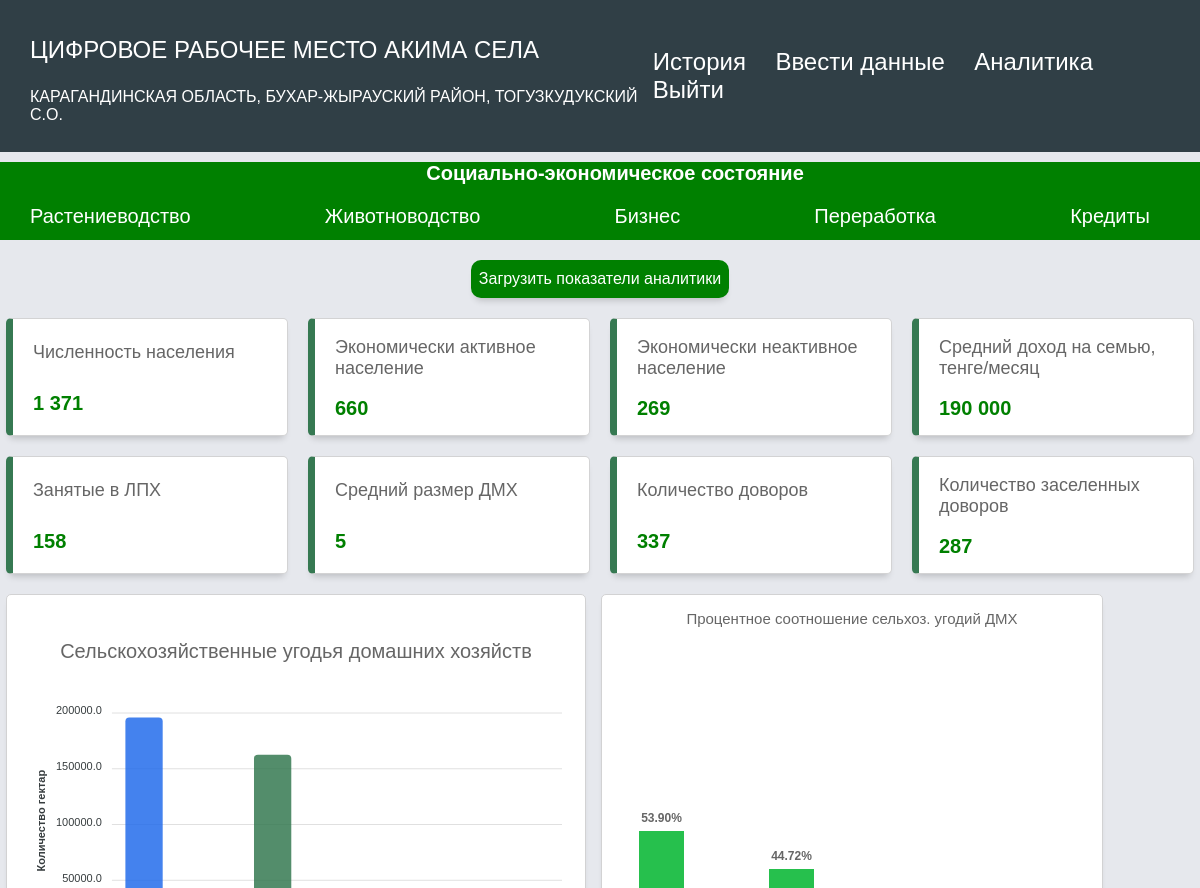
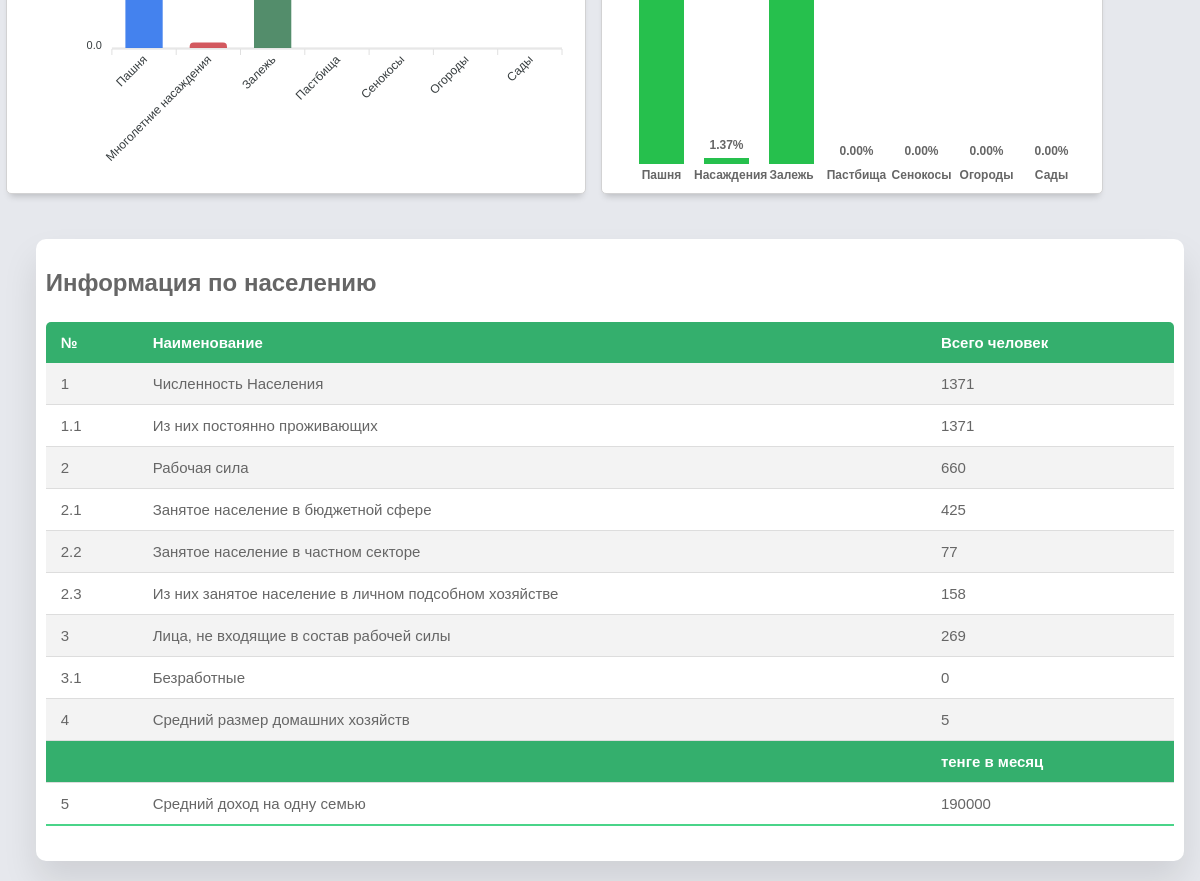
Before: /dashboard_soc1 (signed in) with the older database file (2 pictures, top to bottom).
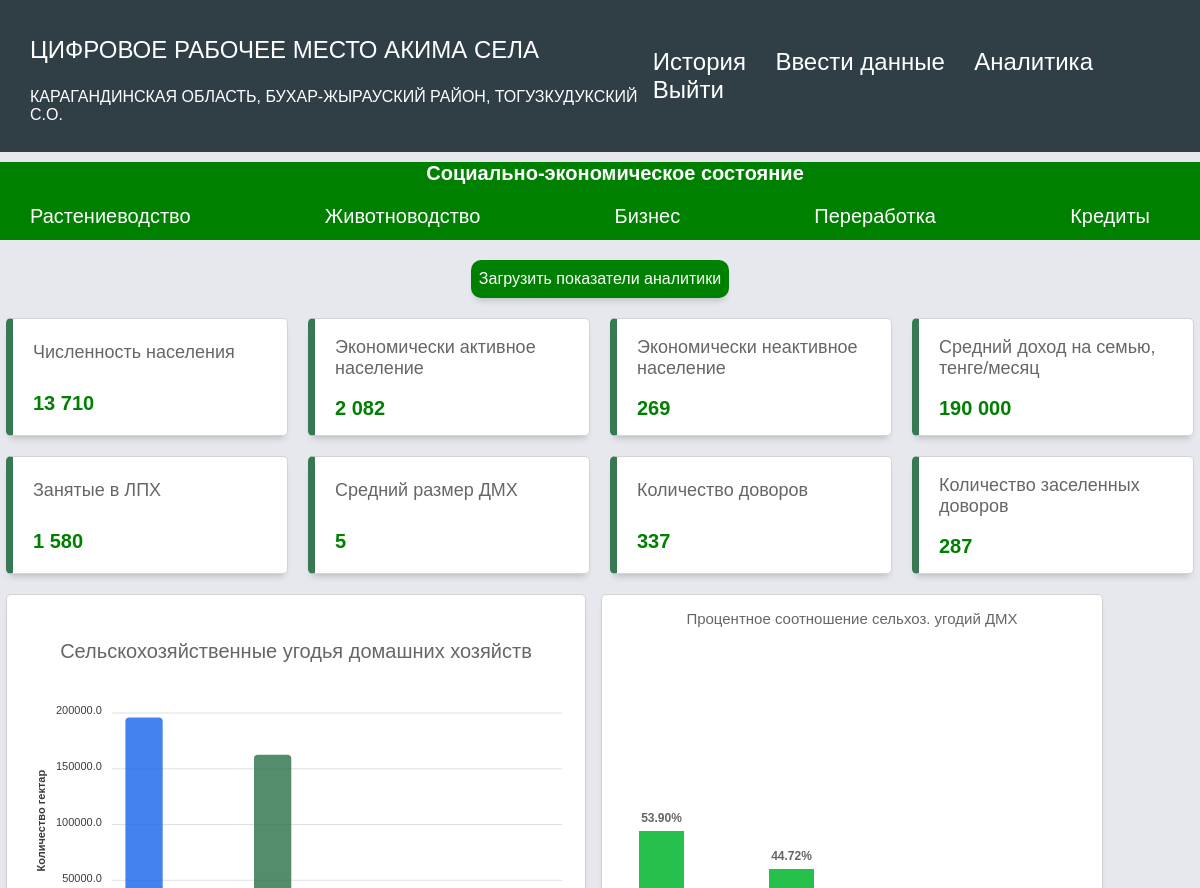
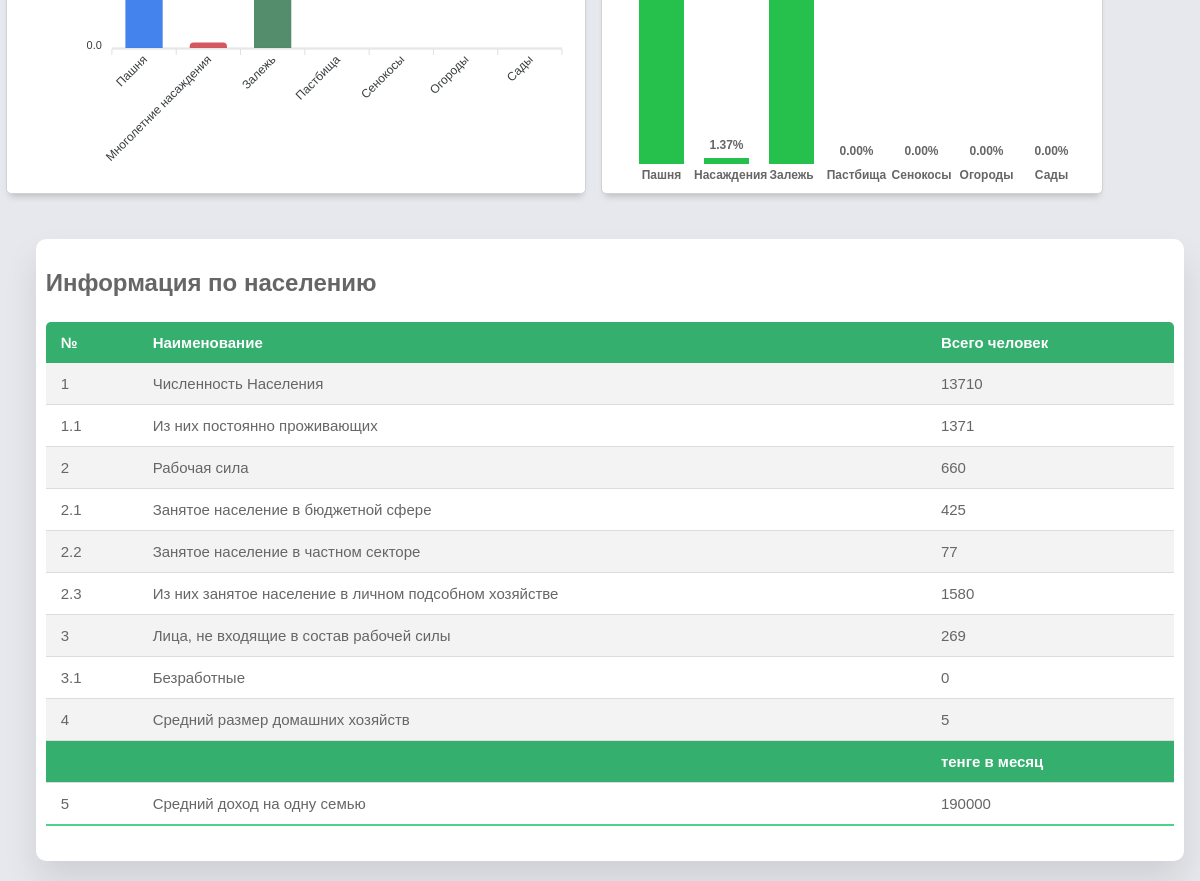
After: the same page with the newer database file (2 pictures, top to bottom).
### app/models.py (models this page shows)
class Form(db.Model):
   id = db.Column(db.Integer, primary_key = True)
   user_id = db.Column(db.Integer, db.ForeignKey('user.id'))
   user = relationship("User",backref="forms")
   kato_2 = db.Column(db.String(1024))
   kato_2_name = db.Column(db.String(1024))
   kato_4 = db.Column(db.String(1024))
   kato_4_name = db.Column(db.String(1024))
   kato_6 = db.Column(db.String(1024))
   kato_6_name = db.Column(db.String(1024))
   form_year = db.Column(db.String(1024))
   labour_population = db.Column(db.BigInteger)
   labour_constant_population = db.Column(db.BigInteger)
   labour_labour = db.Column(db.BigInteger)
   labour_government_workers = db.Column(db.BigInteger)
   labour_private_labour = db.Column(db.BigInteger)
   labour_private_ogorod = db.Column(db.BigInteger)
   labour_total_econ_inactive_population = db.Column(db.BigInteger)
   labour_unemployed = db.Column(db.BigInteger)
   labour_household_size = db.Column(db.BigInteger)
   labour_average_income_family = db.Column(db.BigInteger)
   house_total_dvor = db.Column(db.BigInteger)
   house_zaselen_dvor = db.Column(db.BigInteger)
   dh_count = db.Column(db.BigInteger)
   dx_number_ogorodov = db.Column(db.BigInteger)
   dx_cx_land = db.Column(db.Numeric(30, 1))
   dx_pashnya = db.Column(db.Numeric(30, 1))
   dx_mnogoletnie = db.Column(db.Numeric(30, 1))
   dx_zelej = db.Column(db.Numeric(30, 1))
   dx_pastbishe = db.Column(db.Numeric(30, 1))
   dx_senokosy = db.Column(db.Numeric(30, 1))
   dx_ogorody = db.Column(db.Numeric(30, 1))
   dx_sad = db.Column(db.Numeric(30, 1))
   dx_urojai = db.Column(db.Numeric(30, 1))
   dx_cucumber = db.Column(db.Numeric(30, 1))
   dx_tomato = db.Column(db.Numeric(30, 1))
   dx_potato = db.Column(db.Numeric(30, 1))
   dx_kapusta = db.Column(db.Numeric(30, 1))
   dx_carrot = db.Column(db.Numeric(30, 1))
   dx_svekla = db.Column(db.Numeric(30, 1))
   dx_sweet_peper = db.Column(db.Numeric(30, 1))
   dx_baklajan = db.Column(db.Numeric(30, 1))
   dx_kabachek = db.Column(db.Numeric(30, 1))
   dx_onion = db.Column(db.Numeric(30, 1))
   dx_chesnok = db.Column(db.Numeric(30, 1))
   dx_redis = db.Column(db.Numeric(30, 1))
   dx_korm = db.Column(db.Numeric(30, 1))
   dx_fruits = db.Column(db.Numeric(30, 1))
   kx_amount = db.Column(db.BigInteger)
   kz_cx_land = db.Column(db.Numeric(30, 1))
   kx_pansya = db.Column(db.Numeric(30, 1))
   kx_mnogoletnie = db.Column(db.Numeric(30, 1))
   kx_zelej = db.Column(db.Numeric(30, 1))
   kx_pastbishe = db.Column(db.Numeric(30, 1))
   kx_senokosy = db.Column(db.Numeric(30, 1))
   kx_urojai = db.Column(db.Numeric(30, 1))
   kx_zerno = db.Column(db.Numeric(30, 1))
   kx_rice = db.Column(db.Numeric(30, 1))
   kx_maslichnye = db.Column(db.Numeric(30, 1))
   kx_korm = db.Column(db.Numeric(30, 1))
   kx_mnogoletnie_derevo = db.Column(db.Numeric(30, 1))
   kz_cx_land_reserve = db.Column(db.Numeric(30, 1))
   kx_pansya_reserve = db.Column(db.Numeric(30, 1))
   kx_mnogoletnie_reserve = db.Column(db.Numeric(30, 1))
   kx_zelej_reserve = db.Column(db.Numeric(30, 1))
   kx_pastbishe_reserve = db.Column(db.Numeric(30, 1))
   kx_senokosy_reserve = db.Column(db.Numeric(30, 1))
   infrastructure_polivochnaya_sistema_ = db.Column(db.BigInteger)
   infrastructure_polivochnaya_sistema_isused = db.Column(db.BigInteger)
   infrastructure_polivy = db.Column(db.Numeric(30, 1))
   infrastructure_mtm = db.Column(db.BigInteger)
   infrastructure_mtm_isused = db.Column(db.BigInteger)
   infrastructure_slad = db.Column(db.BigInteger)
   infrastructure_slad_isused = db.Column(db.BigInteger)
   infrastructure_garage = db.Column(db.BigInteger)
   infrastructure_garage_isused = db.Column(db.BigInteger)
   infrastructure_cycsterny = db.Column(db.BigInteger)
   infrastructure_cycsterny_isused = db.Column(db.BigInteger)
   infrastructure_transformator = db.Column(db.BigInteger)
   infrastructure_transformator_isused = db.Column(db.BigInteger)
   specialization_rastenivodstvo = db.Column(db.String(1024))
   specialization_rastenivodstvo_value = db.Column(db.Numeric(30, 1))
   animal_dvor = db.Column(db.BigInteger)
   animal_skot_bird = db.Column(db.BigInteger)
   animal_cx_land = db.Column(db.Numeric(30, 1))
   animal_pashnya = db.Column(db.Numeric(30, 1))
   animal_mnogolet = db.Column(db.Numeric(30, 1))
   animal_zalej = db.Column(db.Numeric(30, 1))
   animal_pastbisha = db.Column(db.Numeric(30, 1))
   animal_senokos = db.Column(db.Numeric(30, 1))
   animal_ogorod = db.Column(db.Numeric(30, 1))
   animal_sad = db.Column(db.Numeric(30, 1))
   animal_krs_milk = db.Column(db.BigInteger)
   animal_krs_meat = db.Column(db.BigInteger)
   animal_sheep = db.Column(db.BigInteger)
   animal_kozel = db.Column(db.BigInteger)
   animal_horse = db.Column(db.BigInteger)
   animal_camel = db.Column(db.BigInteger)
   animal_pig = db.Column(db.BigInteger)
   animal_chicken = db.Column(db.BigInteger)
   animal_gusi = db.Column(db.BigInteger)
   animal_duck = db.Column(db.BigInteger)
   animal_induk = db.Column(db.BigInteger)
   animal_mik_total = db.Column(db.Numeric(30, 1))
   animal_milk_cow = db.Column(db.Numeric(30, 1))
   animal_milkrate_cow = db.Column(db.Numeric(30, 1))
   animal_mil_kozel = db.Column(db.Numeric(30, 1))
   animal_milrate_kozel = db.Column(db.Numeric(30, 1))
   animal_milk_horse = db.Column(db.Numeric(30, 1))
   animal_milkrate_horse = db.Column(db.Numeric(30, 1))
   animal_milk_camel = db.Column(db.Numeric(30, 1))
   animal_milkrate_camel = db.Column(db.Numeric(30, 1))
   animal_meat_total = db.Column(db.Numeric(30, 1))
   animal_meat_cow = db.Column(db.Numeric(30, 1))
   animal_meat_sheep = db.Column(db.Numeric(30, 1))
   animal_meat_horse = db.Column(db.Numeric(30, 1))
   animal_meat_pig = db.Column(db.Numeric(30, 1))
   animal_meat_camel = db.Column(db.Numeric(30, 1))
   animal_meat_chicken = db.Column(db.Numeric(30, 1))
   animal_meat_duck = db.Column(db.Numeric(30, 1))
   animal_meat_gusi = db.Column(db.Numeric(30, 1))
   animal_egg_total = db.Column(db.BigInteger)
   animal_egg_chicken = db.Column(db.BigInteger)
   animal_egg_gusi = db.Column(db.BigInteger)
   animal_egg_perepel = db.Column(db.BigInteger)
   animal_transformator = db.Column(db.BigInteger)
   animal_transformator_isused = db.Column(db.BigInteger)
   specialization_animal = db.Column(db.String(1024))
   specialization_animal_value = db.Column(db.Numeric(30, 1))
   noncx_sto = db.Column(db.BigInteger)
   noncx_sto_needs = db.Column(db.BigInteger)
   noncx_kindergarden = db.Column(db.BigInteger)
   noncx_kindergarden_needs = db.Column(db.BigInteger)
   noncx_souvenier = db.Column(db.BigInteger)
   noncx_souvenier_needs = db.Column(db.BigInteger)
   noncx_pc_service = db.Column(db.BigInteger)
   noncx_pc_service_needs = db.Column(db.BigInteger)
   noncx_store = db.Column(db.BigInteger)
   noncx_store_needs = db.Column(db.BigInteger)
   noncx_remont_bytovoi_tech = db.Column(db.BigInteger)
   noncx_remont_bytovoi_tech_needs = db.Column(db.BigInteger)
   noncx_metal = db.Column(db.BigInteger)
   noncx_metal_needs = db.Column(db.BigInteger)
   noncx_accounting = db.Column(db.BigInteger)
   noncx_accounting_needs = db.Column(db.BigInteger)
   noncx_photo = db.Column(db.BigInteger)
   noncx_photo_needs = db.Column(db.BigInteger)
   noncx_turism = db.Column(db.BigInteger)
   noncx_turism_needs = db.Column(db.BigInteger)
   noncx_rent = db.Column(db.BigInteger)
   noncx_rent_needs = db.Column(db.BigInteger)
   noncx_cargo = db.Column(db.BigInteger)
   noncx_cargo_needs = db.Column(db.BigInteger)
   noncx_massage = db.Column(db.BigInteger)
   noncx_massage_needs = db.Column(db.BigInteger)
   noncx_foodcourt = db.Column(db.BigInteger)
   noncx_foodcourt_needs = db.Column(db.BigInteger)
   noncx_cleaning = db.Column(db.BigInteger)
   noncx_cleaning_needs = db.Column(db.BigInteger)
   noncx_beuty = db.Column(db.BigInteger)
   noncx_beuty_needs = db.Column(db.BigInteger)
   noncx_carwash = db.Column(db.BigInteger)
   noncx_carwash_needs = db.Column(db.BigInteger)
   noncx_atelie = db.Column(db.BigInteger)
   noncx_atelie_needs = db.Column(db.BigInteger)
   noncx_others = db.Column(db.BigInteger)
   noncx_others_needs = db.Column(db.BigInteger)
   noncx_stroika = db.Column(db.BigInteger)
   noncx_stroika_needs = db.Column(db.BigInteger)
   noncx_mebel = db.Column(db.BigInteger)
   noncx_mebel_needs = db.Column(db.BigInteger)
   noncx_stroi_material = db.Column(db.BigInteger)
   noncx_stroi_material_needs = db.Column(db.BigInteger)
   noncx_svarka = db.Column(db.BigInteger)
   noncx_svarka_needs = db.Column(db.BigInteger)
   noncx_woodworking = db.Column(db.BigInteger)
   noncx_woodworking_needs = db.Column(db.BigInteger)
   noncx_others_uslugi = db.Column(db.BigInteger)
   noncx_others_needs_uslugi = db.Column(db.BigInteger)
   manufacture_milk = db.Column(db.Numeric(30, 1))
   manufacture_milk_needs = db.Column(db.Numeric(30, 1))
   manufacture_meat = db.Column(db.Numeric(30, 1))
   manufacture_meat_needs = db.Column(db.Numeric(30, 1))
   manufacture_vegetables = db.Column(db.Numeric(30, 1))  # Corrected typo
   manufacture_vegetables_needs = db.Column(db.Numeric(30, 1))  # Corrected typo
   manufacture_mayo = db.Column(db.Numeric(30, 1))
   manufacture_mayo_needs = db.Column(db.Numeric(30, 1))
   manufacture_fish = db.Column(db.Numeric(30, 1))
   manufacture_fish_needs = db.Column(db.Numeric(30, 1))
   manufacture_choco = db.Column(db.Numeric(30, 1))
   manufacture_choco_needs = db.Column(db.Numeric(30, 1))
   manufacture_beer = db.Column(db.Numeric(30, 1))
   manufacture_beer_needs = db.Column(db.Numeric(30, 1))
   manufacture_vodka = db.Column(db.Numeric(30, 1))
   manufacture_vodka_needs = db.Column(db.Numeric(30, 1))
   manufacture_honey = db.Column(db.Numeric(30, 1))
   manufacture_honey_needs = db.Column(db.Numeric(30, 1))
   manufacture_polufabricat = db.Column(db.Numeric(30, 1))
   manufacture_polufabricat_needs = db.Column(db.Numeric(30, 1))
   manufacture_bread = db.Column(db.Numeric(30, 1))
   manufacture_bread_needs = db.Column(db.Numeric(30, 1))
   manufacture_others = db.Column(db.Numeric(30, 1))
   manufacture_others_needs = db.Column(db.Numeric(30, 1))
   credit_amount = db.Column(db.BigInteger)
   credit_total = db.Column(db.BigInteger)
   credit_average_total = db.Column(db.BigInteger)
   credit_zalog = db.Column(db.Numeric(30, 1))
   modified_date = db.Column(db.DateTime(timezone=True), default=datetime.now(timezone(timedelta(hours=6))), onupdate=datetime.now(timezone(timedelta(hours=6))))
   creation_date = db.Column(db.DateTime(timezone=True), default=datetime.now(timezone(timedelta(hours=6))))

### app/routes.py (the view)
@app.route('/dashboard_soc1', methods=['GET'])
@login_required
def dashboard_soc1():
    formData=Form.query.filter_by(user_id=current_user.id).first()
    if current_user.is_district:
        return redirect(url_for('dashboard_all'))
    elif current_user.is_obl:
        return redirect(url_for('dashboard_obl'))
    else:
        if not formData:
            flash('Отсутствует анкета', 'info')
            return redirect(url_for('login'))
    return render_template('dashboard_social_pocazat.html', number_split=number_split, round=round, formData=formData, user=current_user)

### app/templates/dashboard_social_pocazat.html (shortened to what the changed rows need)
{% extends "base.html" %} {% block title %}Аналитика{% endblock %}
{% block content %}
<link rel="stylesheet" href="{{ url_for('static', filename='dashboard_soc1.css') }}" />
<body>
<div class="grid-container">
      <main class="main-container" id="main">
        <div class="main-cards">
          <div class="card">
            <div class="card-inner">
              <p class="text-primary">Численность населения</p>
            </div>
            <span class="text-primary font-weight-bold">{{ number_split(formData.labour_population) }}</span>
          </div>
          <div class="card">
            <div class="card-inner">
              <p class="text-primary">Экономически активное население</p>
            </div>
            <span class="text-primary font-weight-bold">{{ number_split(formData.labour_government_workers + formData.labour_private_labour + formData.labour_private_ogorod) }}</span>
          </div>
          <div class="card">
            <div class="card-inner">
              <p class="text-primary">Экономически неактивное население</p>
            </div>
            <span class="text-primary font-weight-bold">{{ number_split(formData.labour_unemployed + formData.labour_total_econ_inactive_population) }}</span>
          </div>
          <div class="card">
            <div class="card-inner">
              <p class="text-primary">Средний доход на семью, тенге/месяц</p>
            </div>
            <span class="text-primary font-weight-bold">{{ number_split(formData.labour_average_income_family) }}</span>
          </div>
          <div class="card">
            <div class="card-inner">
              <p class="text-primary">Занятые в ЛПХ</p>
            </div>
            <span class="text-primary font-weight-bold">{{ number_split(formData.labour_private_ogorod) }}</span>
          </div>
          <div class="card">
            <div class="card-inner">
              <p class="text-primary">Средний размер ДМХ</p>
            </div>
            <span class="text-primary font-weight-bold">{{ number_split(formData.labour_household_size) }}</span>
          </div>
          <div class="card">
            <div class="card-inner">
              <p class="text-primary">Количество доворов</p>
            </div>
            <span class="text-primary font-weight-bold">{{ number_split(formData.house_total_dvor) }}</span>
          </div>
          <div class="card">
            <div class="card-inner">
              <p class="text-primary">Количество заселенных доворов</p>
            </div>
            <span class="text-primary font-weight-bold">{{ number_split(formData.house_zaselen_dvor) }}</span>
          </div>
        </div>
          <section class="attendance">
            <div class="attendance-list">
              <h1>Информация по населению</h1>
              <table class="table">
                <thead>
                  <tr>
                    <th>№</th>
                    <th>Наименование</th>
                    <th>Всего человек</th>
                  </tr>
                </thead>
                <tbody>
                  <tr>
                    <td>1</td>
                    <td>Численность Населения</td>
                    <td>{{ formData.labour_population }}</td>
                  </tr>
                  <tr>
                    <td>1.1</td>
                    <td>Из них постоянно проживающих</td>
                    <td>{{ formData.labour_constant_population }}</td>
                  </tr>
                  <tr>
                    <td>2</td>
                    <td>Рабочая сила</td>
                    <td>{{ formData.labour_labour }}</td>
                  </tr>
                  <tr>
                    <td>2.1</td>
                    <td>Занятое население в бюджетной сфере</td>
                    <td>{{ formData.labour_government_workers }}</td>
                  </tr>
                <tr>
                    <td>2.2</td>
                    <td>Занятое население в частном секторе</td>
                    <td>{{ formData.labour_private_labour }}</td>
                  </tr>
                <tr>
                    <td>2.3</td>
                    <td>Из них занятое население в личном подсобном хозяйстве</td>
                    <td>{{ formData.labour_private_ogorod }}</td>
                  </tr>
                <tr>
                    <td>3</td>
                    <td>Лица, не входящие в состав рабочей силы</td>
                    <td>{{ formData.labour_total_econ_inactive_population }}</td>
                  </tr>
                <tr>
                    <td>3.1</td>
                    <td>Безработные</td>
                    <td>{{ formData.labour_unemployed }}</td>
                  </tr>
                <tr>
                    <td>4</td>
                    <td>Средний размер домашних хозяйств</td>
                    <td>{{ formData.labour_household_size }}</td>
                  </tr>
                <tr>
                  <tr>
                    <td style="font-weight: 800; color: white; background-color: #34AF6D"></td>
                    <td style="font-weight: 800; color: white; background-color: #34AF6D"></td>
                    <td style="font-weight: 800; color: white; background-color: #34AF6D">тенге в месяц</td>
                </tr>
                    <td>5</td>
                    <td>Средний доход на одну семью</td>
                    <td>{{ formData.labour_average_income_family }}</td>
                  </tr>
                </tbody>
              </table>
            </div>
          </section>
      </main>
    </div>
</body>
{% endblock %}

Changed rows visible on the page:
removed Form: labour_population "1 371", labour_government_workers+labour_private_labour+labour_private_ogorod "660", labour_unemployed+labour_total_econ_inactive_population "269", labour_average_income_family "190 000", labour_private_ogorod "158", labour_household_size "5", house_total_dvor "337", house_zaselen_dvor "287", labour_population "1371", labour_constant_population "1371", labour_labour "660", labour_government_workers "425", labour_private_labour "77", labour_total_econ_inactive_population "269", labour_unemployed "0", labour_average_income_family "190000"
added Form: labour_population "13 710", labour_government_workers+labour_private_labour+labour_private_ogorod "2 082", labour_unemployed+labour_total_econ_inactive_population "269", labour_average_income_family "190 000", labour_private_ogorod "1 580", labour_household_size "5", house_total_dvor "337", house_zaselen_dvor "287", labour_population "13710", labour_constant_population "1371", labour_labour "660", labour_government_workers "425", labour_private_labour "77", labour_private_ogorod "1580", labour_total_econ_inactive_population "269", labour_unemployed "0", labour_average_income_family "190000"
